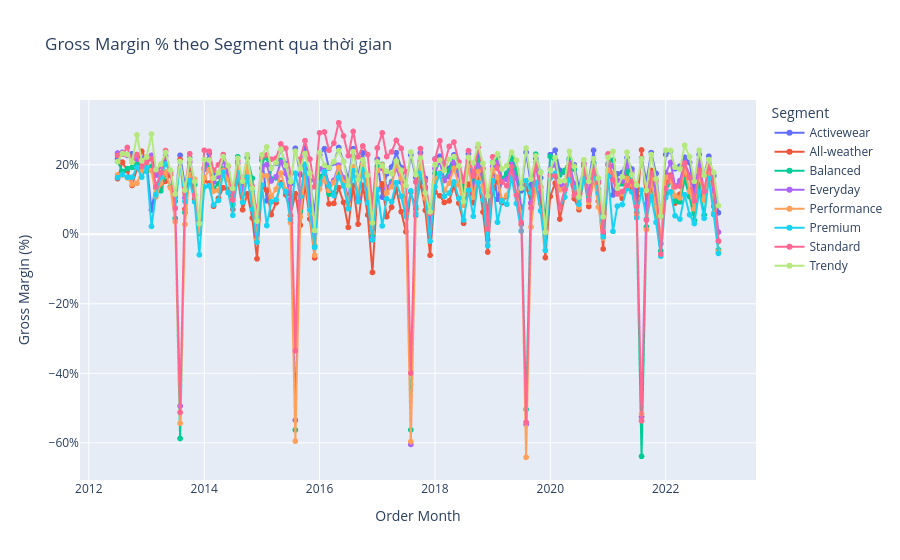

This figure's notebook cell:
### Code cell
# Tính gross margin theo segment và vẽ line chart theo order_date
# 1. Merge các bảng cần thiết
merged = order_items[["order_id", "product_id", "quantity", "unit_price"]].merge(
    products[["product_id", "segment", "category", "cogs"]], on="product_id", how="left"
).merge(
    orders[["order_id", "order_date"]], on="order_id", how="left"
)

# 2. Tính gross margin cho từng dòng
merged["gross_margin"] = (merged["unit_price"] - merged["cogs"]) * merged["quantity"]
merged["revenue"] = merged["unit_price"] * merged["quantity"]

# 3. Chuyển order_date về dạng datetime và lấy theo tháng (hoặc ngày tuỳ nhu cầu)
merged["order_date"] = pd.to_datetime(merged["order_date"])
merged["order_month"] = merged["order_date"].dt.to_period("M").dt.to_timestamp()

# 4. Tổng hợp gross margin và revenue theo segment và tháng
segment_margin = merged.groupby(["order_month", "segment"]).agg({
    "gross_margin": "sum",
    "revenue": "sum"
}).reset_index()

# 5. Tính tỷ suất gross margin (%)
segment_margin["gross_margin_pct"] = segment_margin["gross_margin"] / segment_margin["revenue"]

# 6. Vẽ line chart gross margin % theo thời gian cho từng segment
fig = px.line(
    segment_margin,
    x="order_month",
    y="gross_margin_pct",
    color="segment",
    markers=True,
    labels={"order_month": "Order Month", "gross_margin_pct": "Gross Margin (%)", "segment": "Segment"},
    title="Gross Margin % theo Segment qua thời gian"
)
fig.update_yaxes(tickformat=".0%")
fig.show()
